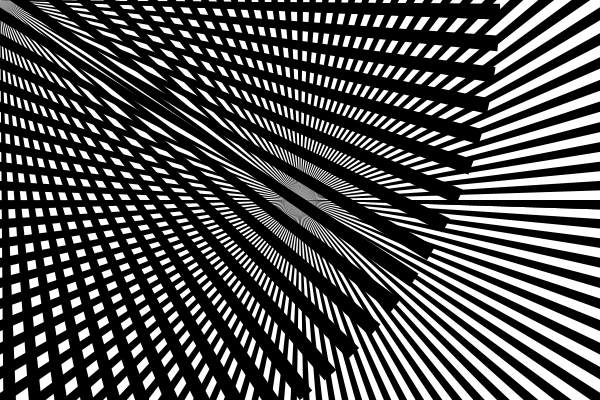
Frame 1 (no input)
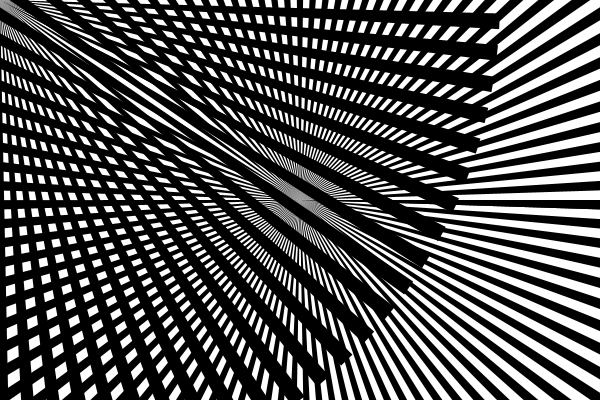
Frame 60 (the mouse pressed at the canvas centre just before this capture)
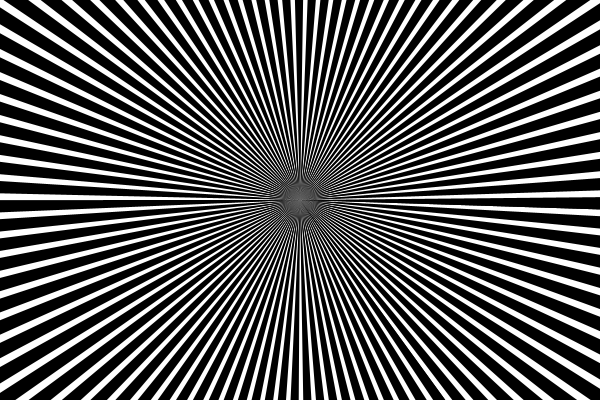
Frame 120 (the mouse held since frame 60 and released just before this capture)

The Processing sketch that drew these frames (run headless with seeded random() and noise(); from frame 60 on, the mouse is pressed at the canvas centre):

// Processing sketch: moire2
// ── moire2.pde
void setup() {
  size(600, 400);
  smooth();
  noStroke();
}

void draw() {
  background(255);
  pushMatrix();
  translate(width/2, height/2);
  fill(0, 0, 0);
  drawStar();
  popMatrix();
  
  pushMatrix();
  translate(mouseX, mouseY);
  rotate(TWO_PI * frameCount/800);
  fill(0, 0, 0);
  drawStar();
  popMatrix();
}

void drawStar() {
  int numSpokes = 100;
  for (int i=0; i<numSpokes; i++) {
     float t0 = map(i, 0, numSpokes-1, 0, TWO_PI);
     float t1 = t0 + (TWO_PI/(2*numSpokes));
     arc(0, 0, 1000, 1000, t0, t1);
  }
}
